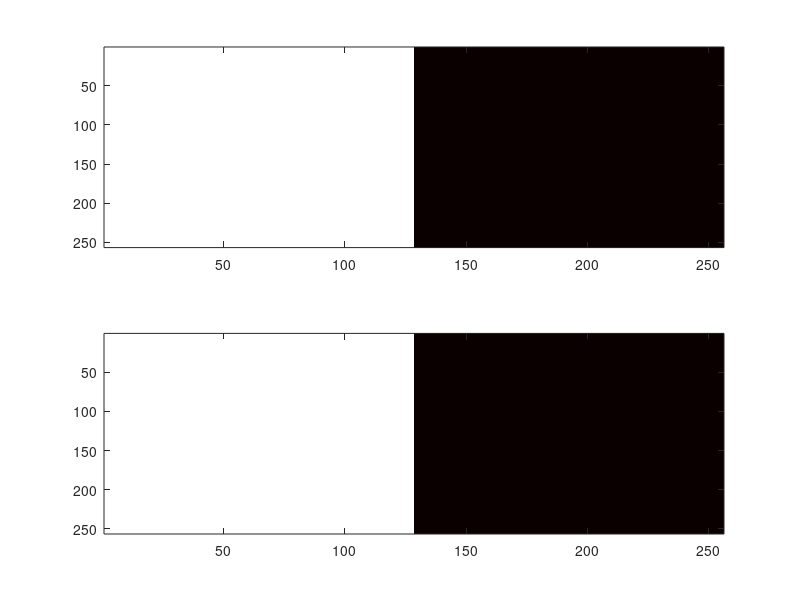

Here is the MATLAB script that generated this plot: (Note: this script raises an error after producing the figure.)
%==============================================================================
% 
%  Function for calculating the segmentation quality. The matrices must be
%  the same size. They are compared with a combination of intersections and
%  unions.
%  
%  Parameters:
%    - Matrix #1
%    - Matrix #2
%    - Soft/Hard metric
%
%  Outputs:
%    - Dice similarity
%    - Jaccard simularity
% ===============================================================================

function varargout = dice_jaccard(varargin)
    if nargin == 0
        runMinimalExample
        return;
    end
    
    data1 = abs(varargin{1});
    data2 = abs(varargin{2});
    soft = varargin{3};

    smooth = 0.001;
    axes = [1, 2];
        
    % calculate the information
    if(soft == 0)
        mask_sum = sum(data1, axes) + sum(data2, axes);
        inter = sum(data1 .* data2, axes);
        union = mask_sum - inter;
    else
        mask_sum = sum(ceil(data1), axes) + sum(ceil(data2), axes);
        inter = sum(data1 & data2, axes);
        union = sum(data1 | data2, axes);
    end
        
    % return simularities
    varargout{1} = mean(2 * (inter + smooth) / (mask_sum + smooth));
    varargout{2} = mean((inter + smooth) / (union + smooth));
    
    return
end

function runMinimalExample
    A = zeros(256, 128);
    B = 0.5 * ones(256, 128);
    data1 = [A B];
    
    A = zeros(256, 128);
    B = 0.5 * ones(256, 128);
    data2 = [A B];
    
    figure()
    colormap(flipud(hot))
    subplot(2, 1, 1)
    imagesc(data1)
    
    subplot(2, 1, 2)
    imagesc(data2)
    
    [d_s,j_s] = dice_jaccard(data1, data2, 0);
    [d_h,j_h] = dice_jaccard(data1, data2, 1);
    disp("dice (soft): " + d_s);
    disp("jacc (soft): " + j_s);
    disp("dice (hard): " + d_h);
    disp("jacc (hard): " + j_h);
end